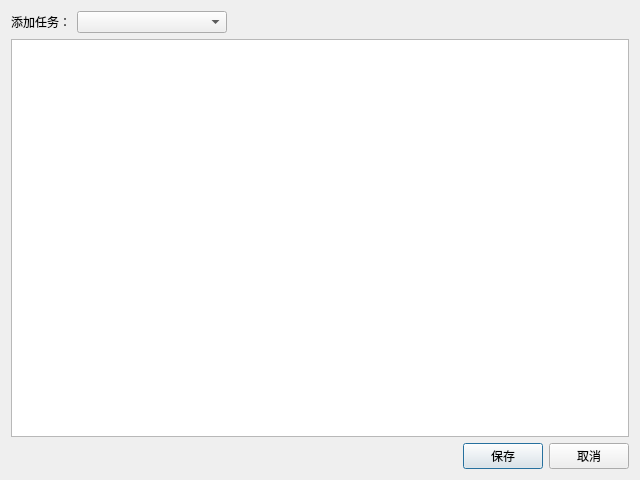
<?xml version="1.0" encoding="UTF-8"?>
<ui version="4.0">
 <class>CTaskConfigDialog</class>
 <widget class="QDialog" name="CTaskConfigDialog">
  <property name="geometry">
   <rect>
    <x>0</x>
    <y>0</y>
    <width>640</width>
    <height>480</height>
   </rect>
  </property>
  <property name="windowTitle">
   <string>任务配置</string>
  </property>
  <property name="toolTip">
   <string>任务配置对话框</string>
  </property>
  <property name="statusTip">
   <string>任务配置对话框</string>
  </property>
  <property name="whatsThis">
   <string>任务配置对话框</string>
  </property>
  <layout class="QGridLayout" name="gridLayout">
   <item row="0" column="0">
    <layout class="QVBoxLayout" name="verticalLayout">
     <item>
      <layout class="QHBoxLayout" name="horizontalLayout_4">
       <item>
        <layout class="QHBoxLayout" name="horizontalLayout">
         <item>
          <widget class="QLabel" name="addTaskLabel">
           <property name="text">
            <string>添加任务：</string>
           </property>
          </widget>
         </item>
         <item>
          <widget class="QComboBox" name="addTaskComboBox">
           <property name="minimumSize">
            <size>
             <width>150</width>
             <height>0</height>
            </size>
           </property>
          </widget>
         </item>
        </layout>
       </item>
       <item>
        <spacer name="horizontalSpacer_2">
         <property name="orientation">
          <enum>Qt::Horizontal</enum>
         </property>
         <property name="sizeHint" stdset="0">
          <size>
           <width>40</width>
           <height>20</height>
          </size>
         </property>
        </spacer>
       </item>
      </layout>
     </item>
     <item>
      <widget class="QTableWidget" name="taskTable"/>
     </item>
     <item>
      <layout class="QHBoxLayout" name="horizontalLayout_3">
       <item>
        <spacer name="horizontalSpacer">
         <property name="orientation">
          <enum>Qt::Horizontal</enum>
         </property>
         <property name="sizeHint" stdset="0">
          <size>
           <width>40</width>
           <height>20</height>
          </size>
         </property>
        </spacer>
       </item>
       <item>
        <layout class="QHBoxLayout" name="horizontalLayout_2">
         <item>
          <widget class="QPushButton" name="saveButton">
           <property name="text">
            <string>保存</string>
           </property>
          </widget>
         </item>
         <item>
          <widget class="QPushButton" name="cancelButton">
           <property name="text">
            <string>取消</string>
           </property>
          </widget>
         </item>
        </layout>
       </item>
      </layout>
     </item>
    </layout>
   </item>
  </layout>
 </widget>
 <resources/>
 <connections/>
</ui>
